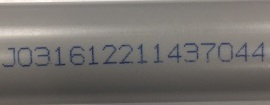
#> input picture pip20.jpg, 270 x 105 px, found by its file name
$ python cornerharris.py
#> lines starting #> are read from the running program, lines starting #| are printed output that depends on the picture; after the words box and inside, x2 and y2 are one past the last pixel; in counts of white or black regions, pixels touching at a corner belong together

import cv2
import numpy as np

filename = 'C:\\Users\\06006685\\Pictures\\pip20.jpg'
img = cv2.imread(filename)
#> img is the input picture: shape (105, 270, 3); mean B, G, R 110, 113.6, 117.1

gray = cv2.cvtColor(img,cv2.COLOR_BGR2GRAY)

gray = np.float32(gray)
dst = cv2.cornerHarris(gray,2,3,0.04)
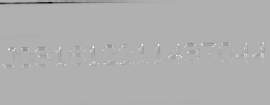
#> dst: shape (105, 270) float32; min -1600789.2, max 713351.8, mean -7584.5; drawn with min black and max white

#result is dilated for marking the corners, not important
#dst = cv2.dilate(dst,None)

# Threshold for an optimal value, it may vary depending on the image.
img[dst>0.01*dst.max()]=[0,0,255]
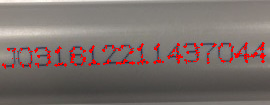
#> img: shape (105, 270, 3); 3.31% of pixels changed, all inside (x1, y1, x2, y2) = (2, 42, 266, 69)

cv2.imshow('cornerharris',img)
#if cv2.waitKey(0) & 0xff == 27:
 #   cv2.destroyAllWindows()

$ run again, with pip1.jpg copied over pip20.jpg
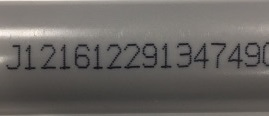
#> input picture pip1.jpg, 269 x 116 px, found by its file name
#> img is the input picture: shape (116, 269, 3); mean B, G, R 98.8, 102, 105.5
#> `dst = cv2.cornerHarris(gray,2,3,0.04)`:
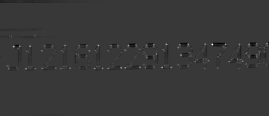
#> dst: shape (116, 269) float32; min -916723.2, max 3188993.8, mean -4570.2; drawn with min black and max white
#> `img[dst>0.01*dst.max()]=[0,0,255]`:
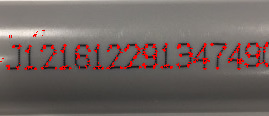
#> img: shape (116, 269, 3); 3.28% of pixels changed, all inside (x1, y1, x2, y2) = (0, 30, 268, 70)

$ run again, with pip2.jpg copied over pip20.jpg
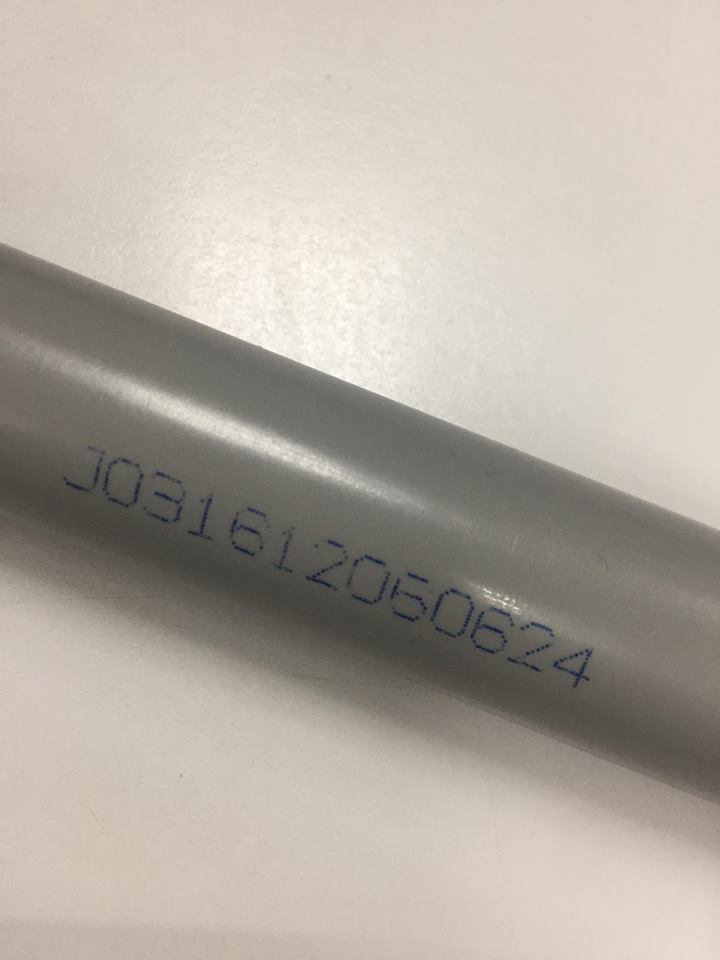
#> input picture pip2.jpg, 720 x 960 px, found by its file name
#> img is the input picture: shape (960, 720, 3); mean B, G, R 162, 171.8, 179.5
#> `img[dst>0.01*dst.max()]=[0,0,255]`:
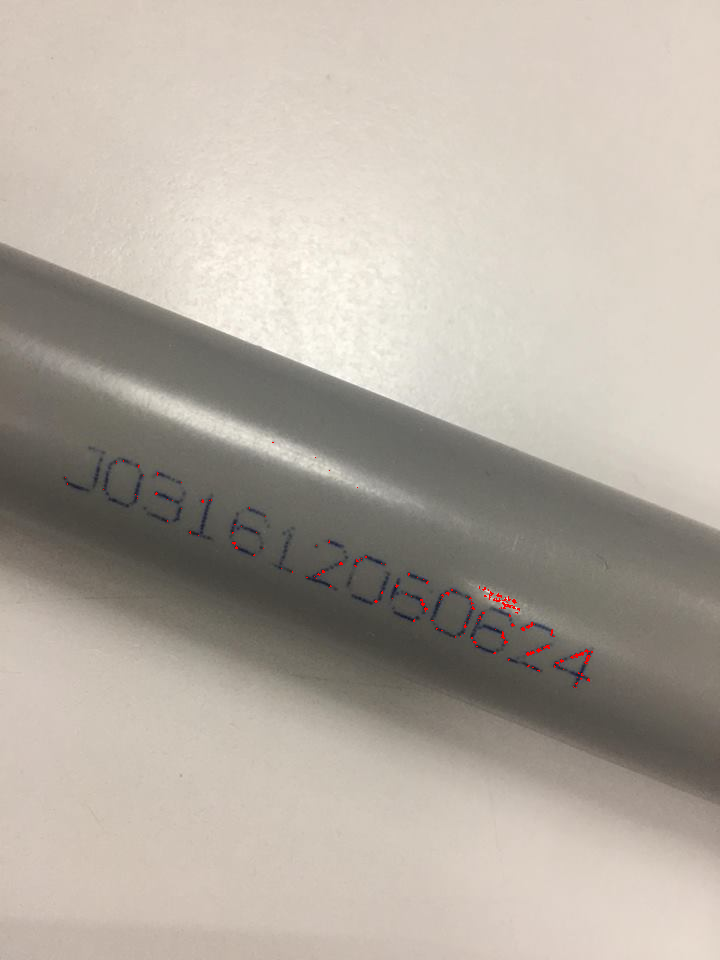
#> img: shape (960, 720, 3); 0.11% of pixels changed, all inside (x1, y1, x2, y2) = (65, 442, 593, 688)
